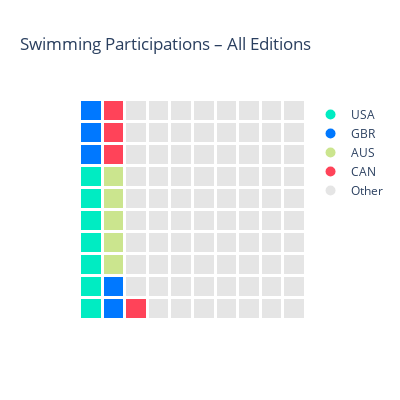

Notebook source saved alongside this figure:
### Markdown cell above
# Pays/Participations

### Code cell
df_medals = olympics_data[(olympics_data["Sport"] == "Swimming")]

total_medal_counts = df_medals["NOC"].value_counts()

top_countries = total_medal_counts.head(3).index.tolist() + ['CAN']

df_grouped = df_medals["NOC"].value_counts().reset_index()
df_grouped.columns = ["Country", "Participations"]
df_grouped["Country"] = df_grouped["Country"].apply(lambda x: x if x in top_countries else "Other")

df_grouped = df_grouped.groupby("Country")["Participations"].sum().reset_index()

df_grouped = df_grouped.sort_values(by="Participations", ascending=False)
if "Other" in df_grouped["Country"].values:
    df_grouped = pd.concat([
        df_grouped[df_grouped["Country"] != "Other"],
        df_grouped[df_grouped["Country"] == "Other"]
    ])

df_grouped["Normalized"] = (df_grouped["Participations"] / df_grouped["Participations"].sum() * 100).round().astype(int)

while df_grouped["Normalized"].sum() > 100:
    df_grouped.loc[df_grouped["Normalized"].idxmax(), "Normalized"] -= 1
while df_grouped["Normalized"].sum() < 100:
    df_grouped.loc[df_grouped["Normalized"].idxmax(), "Normalized"] += 1

country_mapping = {country: i + 1 for i, country in enumerate(df_grouped["Country"])}

flat_list = []
for country, count in zip(df_grouped["Country"], df_grouped["Normalized"]):
    flat_list.extend([country_mapping[country]] * count)

waffle_array = np.array(flat_list).reshape(10, 10, order="F")

label_map = {v: k for k, v in country_mapping.items()}
labels = np.vectorize(label_map.get)(waffle_array)

color_palette = ["#00ECC2", "#0078FF", "#cbe58e", "#FF4359"]
country_colors = {country: color_palette[i] for i, country in enumerate(top_countries)}
country_colors["Other"] = "rgba(170, 170, 170, 0.3)"  # Light gray for others

fig = go.Figure()

fig.add_trace(
    go.Heatmap(
        x=np.arange(10), y=np.arange(10),
        z=waffle_array, customdata=labels,
        xgap=3, ygap=3,
        colorscale=[(i / 4, color_palette[i]) for i in range(4)] + [(1.0, "rgba(170, 170, 170, 0.3)")],
        showscale=False,
        hovertemplate="%{customdata}<extra></extra>"
    )
)

for country, color in country_colors.items():
    fig.add_trace(
        go.Scatter(
            x=[None], y=[None], mode='markers',
            marker=dict(color=color, symbol='circle', size=10),
            name=country
        )
    )


fig.update_layout(
    title="Swimming Participations – All Editions",
    width=400, height=400,
    plot_bgcolor='rgba(0,0,0,0)',
    paper_bgcolor='rgba(0,0,0,0)',
)

fig.update_xaxes(showgrid=False, zeroline=False, showticklabels=False)
fig.update_yaxes(showgrid=False, zeroline=False, showticklabels=False)

fig.show()

### Figure 1 — Plotly figure (JSON) as saved in the notebook; plotly's stock layout.template omitted (floating-point values rounded to 4 significant figures)
{"data": [{"colorscale": [[0, "#00ECC2"], [0.25, "#0078FF"], [0.5, "#cbe58e"], [0.75, "#FF4359"], [1, "rgba(170, 170, 170, 0.3)"]], "customdata": [["USA", "GBR", "CAN", "Other", "Other", "Other", "Other", "Other", "Other", "Other"], ["USA", "GBR", "Other", "Other", "Other", "Other", "Other", "Other", "Other", "Other"], ["USA", "AUS", "Other", "Other", "Other", "Other", "Other", "Other", "Other", "Other"], ["USA", "AUS", "Other", "Other", "Other", "Other", "Other", "Other", "Other", "Other"], ["USA", "AUS", "Other", "Other", "Other", "Other", "Other", "Other", "Other", "Other"], ["USA", "AUS", "Other", "Other", "Other", "Other", "Other", "Other", "Other", "Other"], ["USA", "AUS", "Other", "Other", "Other", "Other", "Other", "Other", "Other", "Other"], ["GBR", "CAN", "Other", "Other", "Other", "Other", "Other", "Other", "Other", "Other"], ["GBR", "CAN", "Other", "Other", "Other", "Other", "Other", "Other", "Other", "Other"], ["GBR", "CAN", "Other", "Other", "Other", "Other", "Other", "Other", "Other", "Other"]], "hovertemplate": "%{customdata}<extra></extra>", "showscale": false, "type": "heatmap", "x": [0, 1, 2, 3, 4, 5, 6, 7, 8, 9], "xgap": 3, "y": [0, 1, 2, 3, 4, 5, 6, 7, 8, 9], "ygap": 3, "z": [[1, 2, 4, 5, 5, 5, 5, 5, 5, 5], [1, 2, 5, 5, 5, 5, 5, 5, 5, 5], [1, 3, 5, 5, 5, 5, 5, 5, 5, 5], [1, 3, 5, 5, 5, 5, 5, 5, 5, 5], [1, 3, 5, 5, 5, 5, 5, 5, 5, 5], [1, 3, 5, 5, 5, 5, 5, 5, 5, 5], [1, 3, 5, 5, 5, 5, 5, 5, 5, 5], [2, 4, 5, 5, 5, 5, 5, 5, 5, 5], [2, 4, 5, 5, 5, 5, 5, 5, 5, 5], [2, 4, 5, 5, 5, 5, 5, 5, 5, 5]]}, {"marker": {"color": "#00ECC2", "size": 10, "symbol": "circle"}, "mode": "markers", "name": "USA", "type": "scatter", "x": [null], "y": [null]}, {"marker": {"color": "#0078FF", "size": 10, "symbol": "circle"}, "mode": "markers", "name": "GBR", "type": "scatter", "x": [null], "y": [null]}, {"marker": {"color": "#cbe58e", "size": 10, "symbol": "circle"}, "mode": "markers", "name": "AUS", "type": "scatter", "x": [null], "y": [null]}, {"marker": {"color": "#FF4359", "size": 10, "symbol": "circle"}, "mode": "markers", "name": "CAN", "type": "scatter", "x": [null], "y": [null]}, {"marker": {"color": "rgba(170, 170, 170, 0.3)", "size": 10, "symbol": "circle"}, "mode": "markers", "name": "Other", "type": "scatter", "x": [null], "y": [null]}], "layout": {"height": 400, "paper_bgcolor": "rgba(0,0,0,0)", "plot_bgcolor": "rgba(0,0,0,0)", "title": {"text": "Swimming Participations – All Editions"}, "width": 400, "xaxis": {"showgrid": false, "showticklabels": false, "zeroline": false}, "yaxis": {"showgrid": false, "showticklabels": false, "zeroline": false}}}
